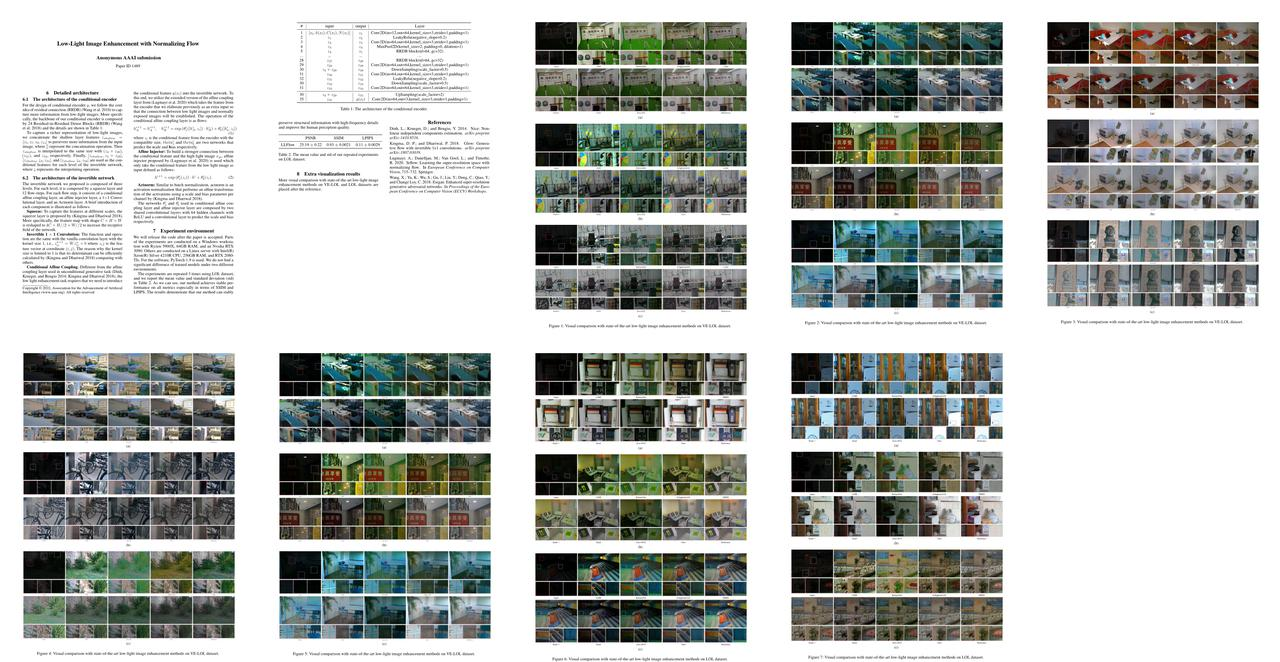
#> input picture img/appendix.jpg, 1280 x 662 px; its folder holds only this picture in this run
$ python -i make_data.py   (imports and definitions only)
#> lines starting #> are read from the running program, lines starting #| are printed output that depends on the picture
from PIL import Image, ImageEnhance
import os
from pathlib import Path
from PIL.Image import Exif


# Define paths
# Replace with your source images directory
SOURCE_DIR = "D:\\codes\\projects\\rm\\LLFlow\\code\\using\\using_crops\\only_low_not_love_crops"
# Replace with your ground truth images directory
GROUND_TRUTH_DIR = "D:\\codes\\projects\\rm\\LLFlow\\code\\using\\using_crops\\only_low_not_love_crops_high"
# Replace with your desired low-light images directory
LOW_LIGHT_DIR = "D:\\codes\\projects\\rm\\LLFlow\\code\\using\\using_crops\\only_low_not_love_crops_low"
# Create the low-light directory if it doesn't exist
# [2 lines not run here, left out]

# Brightness reduction factor
brightness_factor = 0.15


def apply_exif_rotation(img):
    """Apply EXIF rotation to image if present"""
    try:
        exif = img._getexif()
        if exif is not None:
            for tag, value in exif.items():
                if tag == 274:  # Orientation tag
                    if value == 3:
                        img = img.rotate(180, expand=True)
                    elif value == 6:
                        img = img.rotate(270, expand=True)
                    elif value == 8:
                        img = img.rotate(90, expand=True)
    except:
        pass
    return img


# Process each image in the ground truth directory
# [23 lines not run here, left out]

>>> import cv2
>>> picture = cv2.imread('../../img/appendix.jpg', cv2.IMREAD_GRAYSCALE)
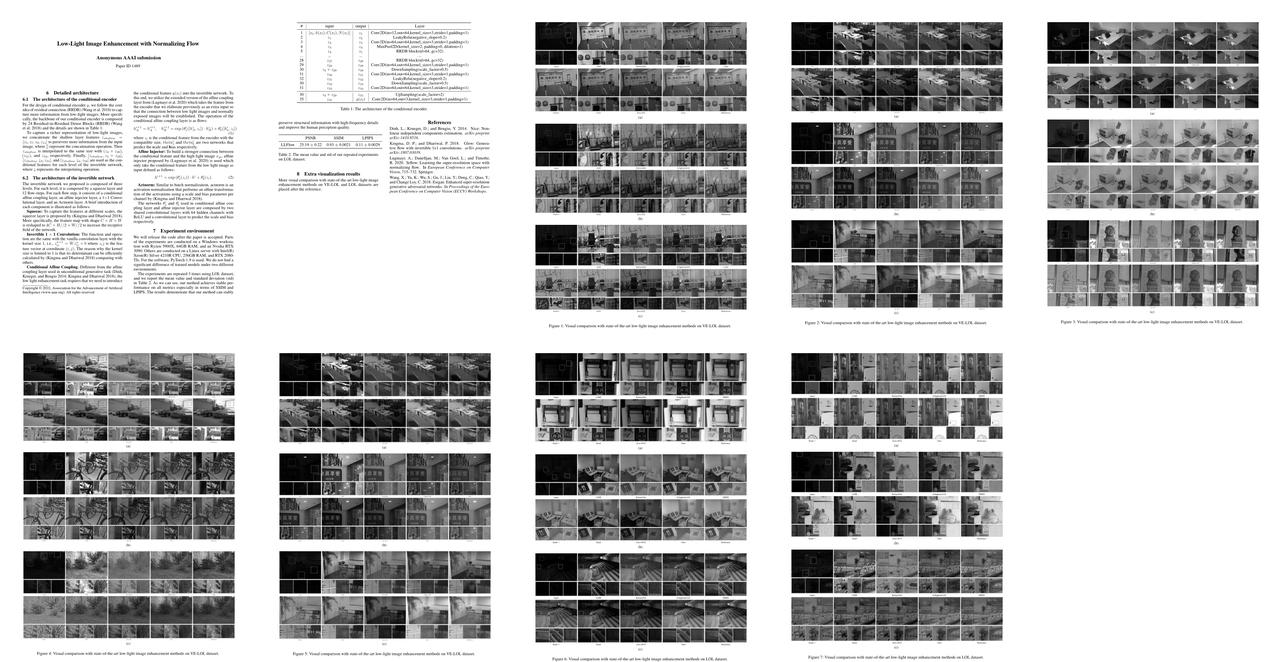
#> picture: shape (662, 1280); min 0, max 255, mean 180.2
>>> result = apply_exif_rotation(picture)

$ run again, on img/framework-new.jpg
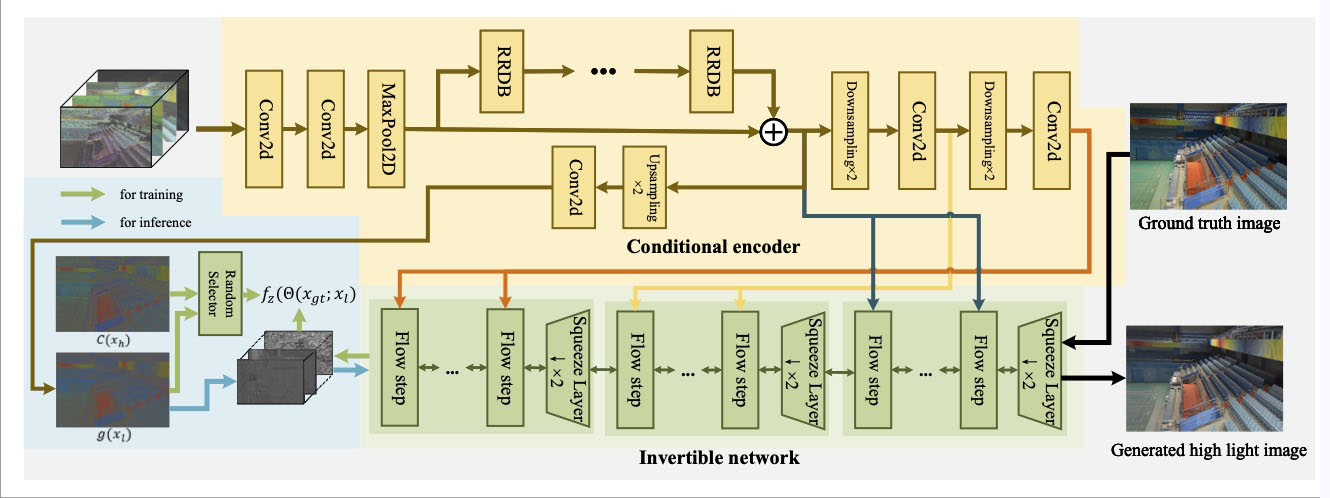
#> input picture img/framework-new.jpg, 1330 x 498 px
#> `picture = cv2.imread('../../img/appendix.jpg', cv2.IMREAD_GRAYSCALE)`:
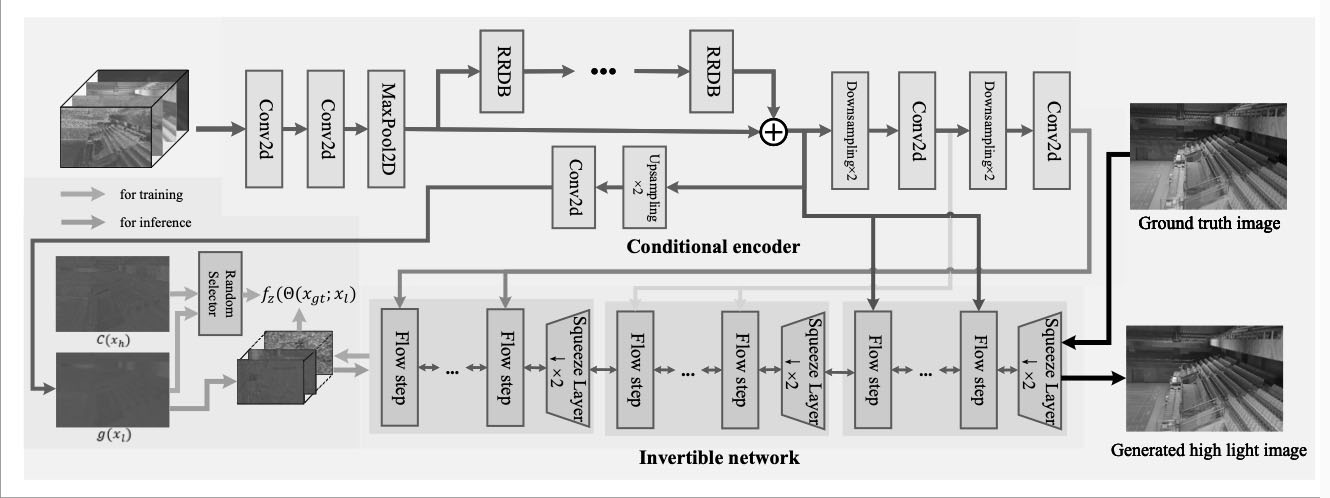
#> picture: shape (498, 1330); min 0, max 255, mean 210.8

$ run again, on img/insight.jpg
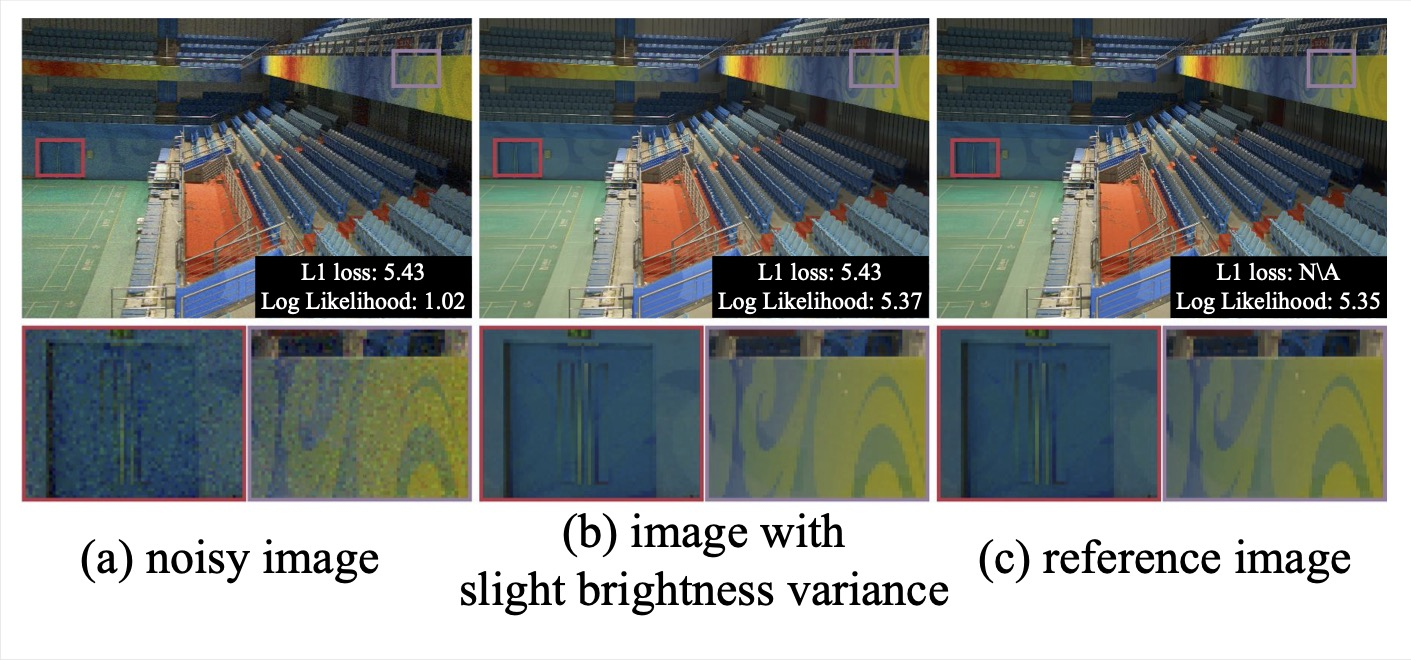
#> input picture img/insight.jpg, 1411 x 660 px
#> `picture = cv2.imread('../../img/appendix.jpg', cv2.IMREAD_GRAYSCALE)`:
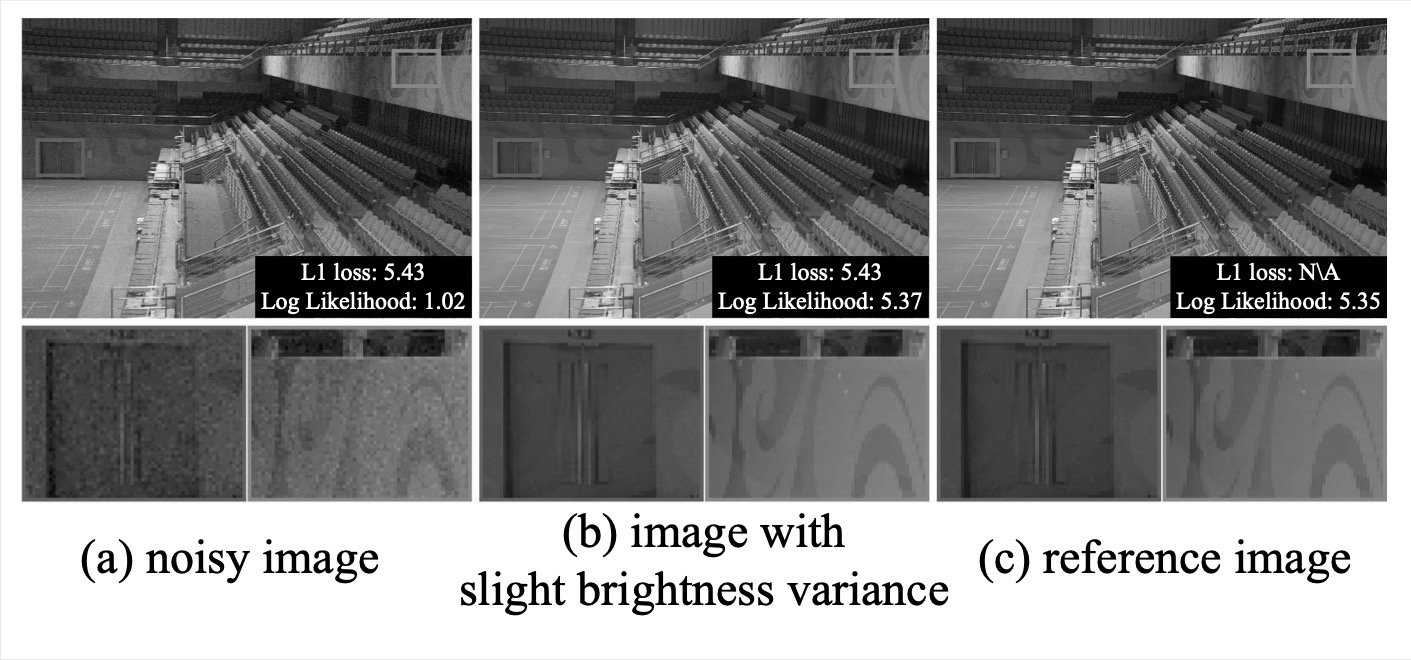
#> picture: shape (660, 1411); min 0, max 255, mean 133.7

$ run again, on img/778.png
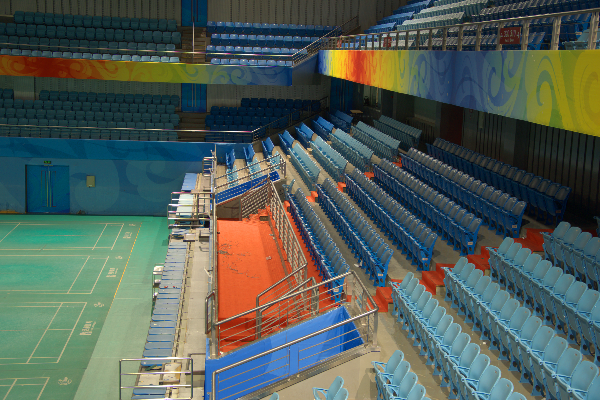
#> input picture img/778.png, 600 x 400 px
#> `picture = cv2.imread('../../img/appendix.jpg', cv2.IMREAD_GRAYSCALE)`:
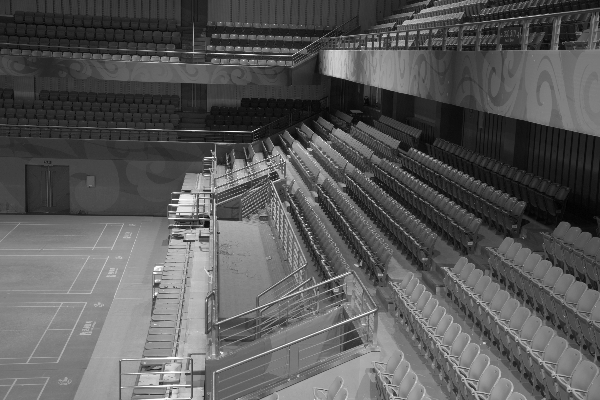
#> picture: shape (400, 600); min 1, max 255, mean 88.6
